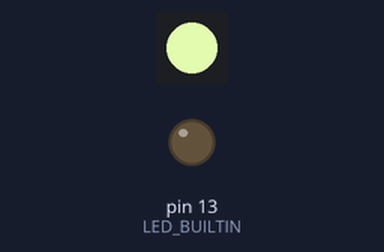
Recording of a sketch running on a simulated Arduino Uno, built with avr-gcc and run on an emulated ATmega328P. On the bench: 1 RGB LEDs in strip order, left to right, output pins drawn as LEDs (lit = HIGH). Dim RGB values are drawn brighter than linear; random numbers use the default seed unless the sketch sets one.

Above: at 0.1 s.
At 9.0 s:
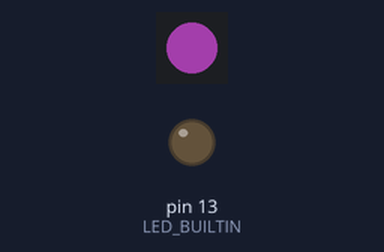
At 18.7 s:
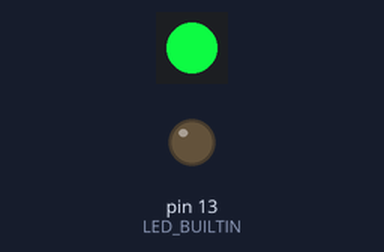
At 37.4 s:
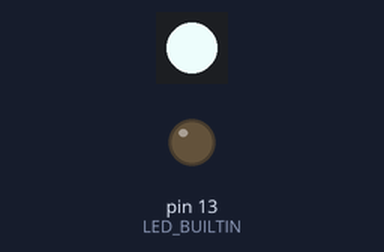
Timing chart, 0 to 40.0 s (numbered marks = the images above):
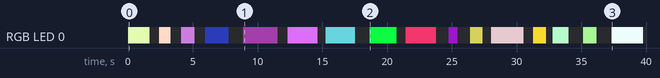

Measured:
- by itself, RGB LED 0: off → RGB(217, 241, 167) at 0.01 s, → off 1.7 s later, → RGB(254, 216, 200) 0.73 s later, → off 0.92 s later, … (32 changes in this stretch)

The sketch:

blink_switch.ino
```cpp
#include <Arduino.h>
#include <FastLED.h>

#define LED_FASTLED 48 // set wire
// #define BOOTBUTTON 0 // set wire
#define NUMPIXELS 1 // set number of leds

CRGB leds[NUMPIXELS];

// bool stateActive = true;
// bool buttonState = HIGH;

void showRandomColor() {
  leds[0] = CRGB(random(0, 256), random(0, 256), random(0, 256));
  FastLED.show();
}

void turnOffFastLed() {
  leds[0] = CRGB::Black;
  FastLED.show();
}

// void toggleActiveFastLed() {
//   bool currentButton = digitalRead(BOOTBUTTON);
//   if (buttonState == HIGH && currentButton == LOW) {
//     Serial.println("Switching FastLed");
//     stateActive = !stateActive;
//   }
//   buttonState = currentButton
// }

void resetFastLed() {
  FastLED.clear();
  FastLED.show();
}

void setup() {
    pinMode(LED_BUILTIN, OUTPUT);
    // pinMode(BOOTBUTTON, INPUT_PULLUP);
    FastLED.addLeds<WS2812, LED_FASTLED, GRB>(leds, NUMPIXELS);
    resetFastLed();
}

void loop() {
  // toggleActiveFastLed();

  showRandomColor();
  delay(random(500, 3000));
  turnOffFastLed();
  delay(random(500, 1200));
}
```
